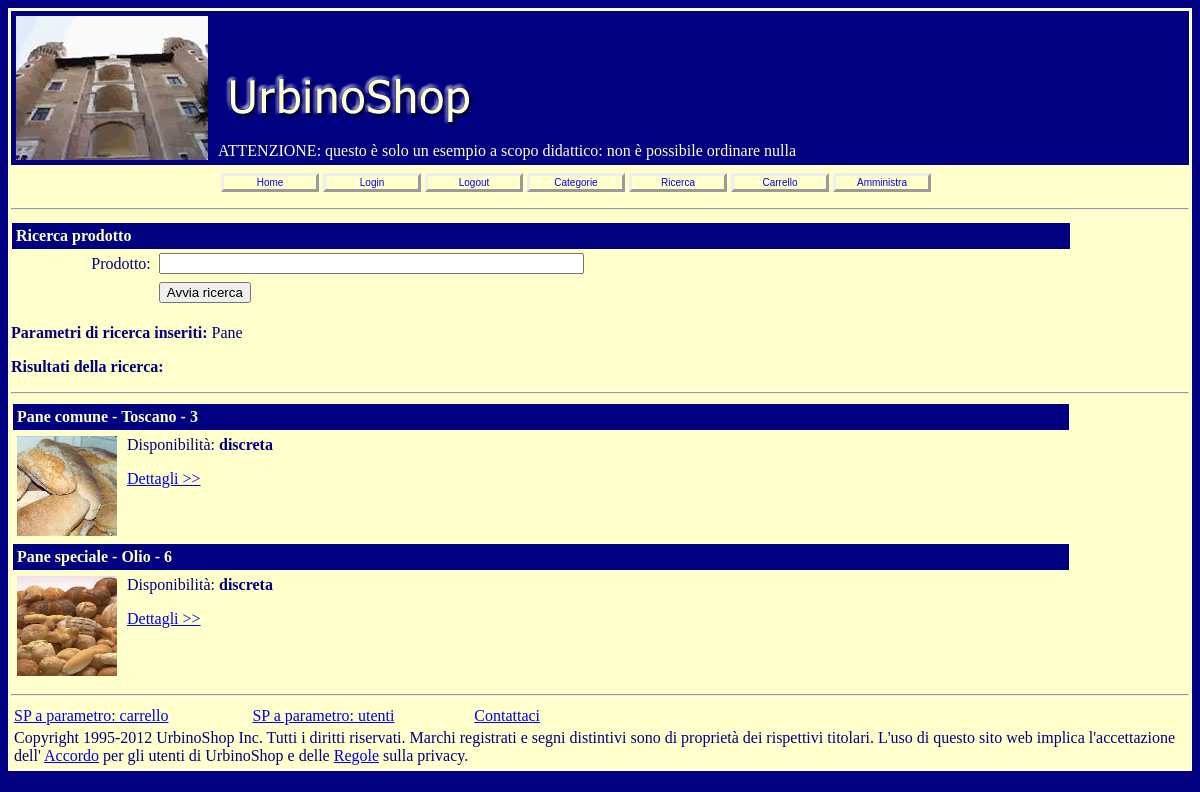
The app's page /prodotto_ricerca.php?keyword=Pane with its own data.
### tables this page shows
CREATE TABLE IF NOT EXISTS `tblprodotto` (
  `IDprodotto` int(10) unsigned NOT NULL AUTO_INCREMENT,
  `IDcategoria` int(11) DEFAULT NULL,
  `Nome` varchar(25) DEFAULT NULL,
  `Descrizione` text,
  `Foto` varchar(50) DEFAULT NULL,
  `Prezzo` decimal(10,0) DEFAULT NULL,
  `Disponibile` varchar(20) DEFAULT NULL,
  PRIMARY KEY (`IDprodotto`)
);

### ssi/shop_mysqli_funzioni.php (called while the page is built, shortened)
<?php
function rst_apri($str_query, $contesto = "") {
    $contesto = "<strong>" . $contesto . "</strong> - ";
    $connessione = mysqli_connect(DB_SERVER,
                                    DB_UTENTE_NOME,
                                    DB_UTENTE_PW,
                                    DB_NOME)
                    or die($contesto
                            . "Problemi con la connessione al Server DB: "
                            . mysqli_connect_error() ."<br />");
    $rst = mysqli_query($connessione,
			$str_query)
            or die($contesto
                    . "Query fallita: "
                    . mysqli_error($connessione));
    return $rst;
};
function rst_dati_ass($rst_aperto) {
	$riga_dati = mysqli_fetch_array($rst_aperto,
					MYSQLI_ASSOC);
	return $riga_dati;
};
function rst_righe($rst_aperto) {
	$verifica = mysqli_num_rows($rst_aperto);
	return $verifica;
};
?>

### prodotto_ricerca.php (the view, shortened to what this page needs)
<?php include("ssi/header.php"); ?>
<form name="frmRicerca" method="get" action="prodotto_ricerca.php">
  <table width="90%" border="0" cellspacing="0" cellpadding="1">
    <tr>
      <td>
        <table width="100%" border="0" cellspacing="0" cellpadding="4">
          <tr class="sfondo">
            <td colspan="2">
                <b>Ricerca prodotto </b>
            </td>
          </tr>
          <tr>
            <td align="right">
                Prodotto:
            </td>
            <td>
                <input size="50" type="text" name="keyword" value="" />
            </td>
          </tr>
          <tr>
            <td>&nbsp;</td>
            <td>
                <input type="submit" name="butAvvia" id="butAvvia"
                       value="Avvia ricerca" />
            </td>
          </tr>
        </table>
      </td>
    </tr>
  </table>
</form>
<?php
function prodotto_cerca($ricerca_chiave)
{
    include("ssi/shop_mysqli_funzioni.php");
    $sql = "SELECT IDprodotto, B_Prodotto.Nome AS Prodotto,
            A_Categoria.Nome AS Categoria, Prezzo, Disponibile, B_Prodotto.Foto
            FROM " . DB_TABELLA_CATEGORIA . " AS A_Categoria INNER JOIN "
            . DB_TABELLA_PRODOTTO . " AS B_Prodotto
            ON A_Categoria.IDcategoria = B_Prodotto.IDcategoria
            WHERE (((B_Prodotto.Nome) Like '%" . $ricerca_chiave . "%'))";
    $dati = rst_apri($sql);
    if(rst_righe($dati) == 0) {
        echo("<b>Spiacenti: </b>Nessun prodotto corrisponde ai parametri inseriti.");
        echo("<br><a href='ricercaProdotto.php'>Nuova ricerca</a>");
    } else {
        echo("<p><b>Parametri di ricerca inseriti: </b>" . $ricerca_chiave . "</p>");
        echo("<p><b>Risultati della ricerca: </b></p><hr>");
    }
    while ($riga = rst_dati_ass($dati)) {
        $prodotto_codice = $riga["IDprodotto"];
        $prodotto_nome = $riga["Prodotto"];
        $prodotto_prezzo = $riga["Prezzo"];
        $prodotto_disponibile = $riga["Disponibile"];
        $prodotto_foto = $riga["Foto"];
?>
    <table width="90%" border="0" cellpadding="4">
        <tr class="sfondo">
          <td colspan="2">
            <?php echo("<strong>" . $prodotto_nome . " - " . $prodotto_prezzo . "</strong>"); ?>
          </td>
        </tr>
        <tr>
          <td width="100" align="center" valign="top">
            <img src="<?php echo($prodotto_foto); ?>" name="image"
                 width="100" height="100" border="0"
                 alt="Foto di <?php echo($prodotto_nome); ?>">
          </td>
          <td valign="top">
              <p>Disponibilit&agrave;:
                  <strong><?php echo($prodotto_disponibile); ?></strong></p>
              <p>
                 <a href="prodotto_dettagli.php?IDprodotto=<?php echo($prodotto_codice); ?>">
                     Dettagli &gt;&gt;</a>
              </p>
          </td>
        </tr>
      </table>
<?php
    }
}
if ($_GET) {
    $chiave = $_GET['keyword'];
    if ($chiave != "") {
        prodotto_cerca($chiave);
    }
}
include("ssi/footer.php");
?>

### generale.css (style rules this page uses)
body { background-color: Navy; color: Navy; }
tr.sfondo { background-color: Navy; color: #FFFFCC; }

### records on screen
tblprodotto: Nome "Pane comune - Toscano", Prezzo "3", Foto (picture), Disponibile "discreta"
tblprodotto: Nome "Pane speciale - Olio", Prezzo "6", Foto (picture), Disponibile "discreta"

### other values on screen
$ricerca_chiave "Pane"
